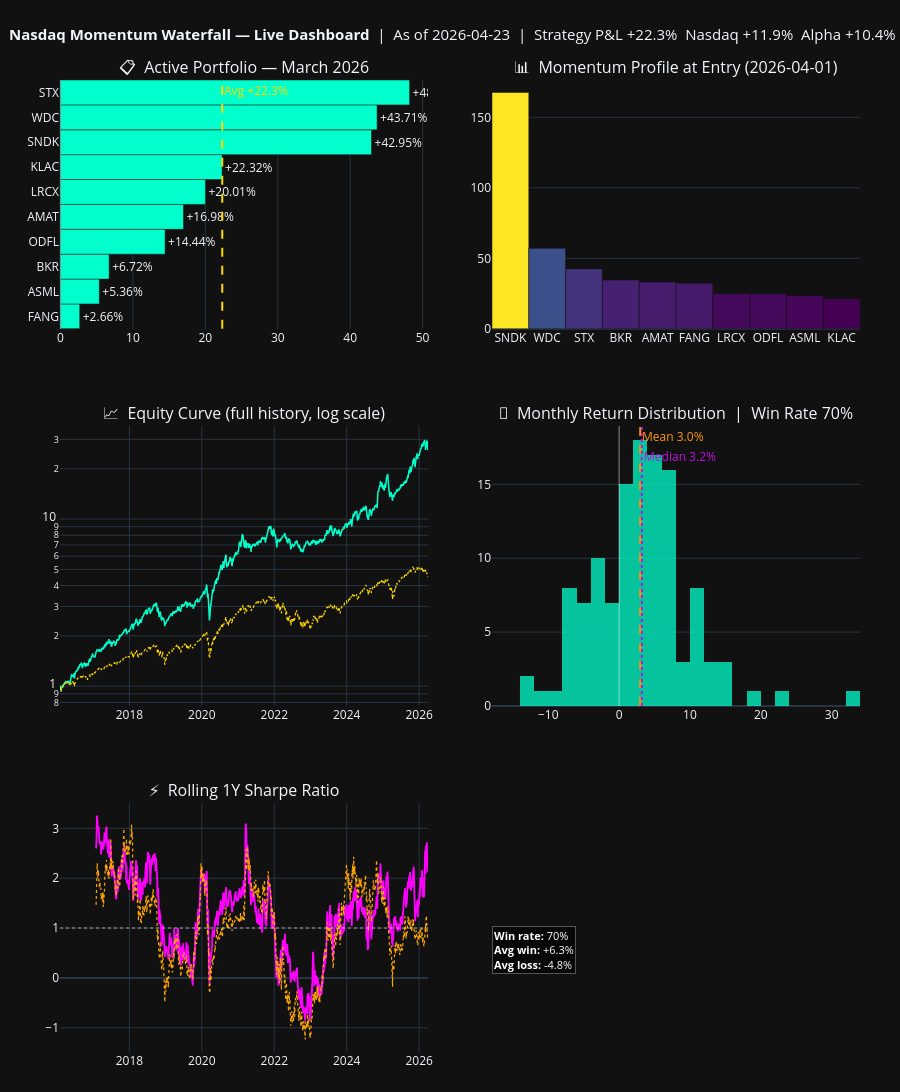

The notebook cell this image was saved under:
### Code cell
# ── 8d. Full interactive dashboard ───────────────────────────────────────
fig_dash = make_subplots(
    rows=3, cols=2,
    row_heights=[0.32, 0.36, 0.32],
    vertical_spacing=0.10,
    horizontal_spacing=0.08,
    subplot_titles=(
        f"📋  Active Portfolio — {current_month_name}",
        f"📊  Momentum Profile at Entry ({entry_date.date()})",
        "📈  Equity Curve (full history, log scale)",
        f"🎲  Monthly Return Distribution  |  Win Rate {win_rate:.0%}",
        "⚡  Rolling 1Y Sharpe Ratio",
        ""
    )
)

# ── Panel 1: P&L table (bar chart) ───────────────────────────────────────
tickers_sorted = pnl_pct.sort_values().index.tolist()
colors_bar     = ['crimson' if pnl_pct[t] < 0 else '#00FFCC' for t in tickers_sorted]

fig_dash.add_trace(go.Bar(
    x=[float(pnl_pct[t]) for t in tickers_sorted],
    y=tickers_sorted,
    orientation='h',
    marker_color=colors_bar,
    text=[f"{float(pnl_pct[t]):+.2f}%" for t in tickers_sorted],
    textposition='outside',
    name="P&L %"
), row=1, col=1)
fig_dash.add_vline(x=0, line_color="white", line_width=1, opacity=0.4, row=1, col=1)
fig_dash.add_vline(x=avg_pnl, line_dash="dash", line_color="#FFD700",
    annotation_text=f"Avg {avg_pnl:+.1f}%", annotation_font_color="#FFD700",
    row=1, col=1)

# ── Panel 2: Momentum profile ─────────────────────────────────────────────
mom_vals = (ret_3.loc[last_signal_date, active_tickers] * 100).sort_values(ascending=False)
fig_dash.add_trace(go.Bar(
    x=mom_vals.index.tolist(),
    y=mom_vals.values,
    marker=dict(color=mom_vals.values,
                colorscale='Viridis', showscale=False),
    name="3M Momentum %"
), row=1, col=2)

# ── Panel 3: Equity curve ─────────────────────────────────────────────────
fig_dash.add_trace(go.Scatter(
    x=cum_strat.index, y=cum_strat.values.flatten(),
    name="Strategy", line=dict(color='#00FFCC', width=1.5)
), row=2, col=1)
fig_dash.add_trace(go.Scatter(
    x=cum_ndq.index, y=cum_ndq.values.flatten(),
    name="Nasdaq", line=dict(color='#FFD700', dash='dot', width=1.2)
), row=2, col=1)
fig_dash.update_yaxes(type="log", row=2, col=1)

# ── Panel 4: Return distribution ──────────────────────────────────────────
fig_dash.add_trace(go.Histogram(
    x=monthly_ret_series,
    nbinsx=30,
    marker_color='#00FFCC',
    opacity=0.75,
    name="Monthly Returns"
), row=2, col=2)
fig_dash.add_vline(x=0, line_color="white", line_width=1,
    opacity=0.5, row=2, col=2)
fig_dash.add_vline(x=float(monthly_ret_series.mean()),
    line_dash="dash", line_color="#FF9900",
    annotation_text=f"Mean {monthly_ret_series.mean():.1f}%",
    annotation_font_color="#FF9900", row=2, col=2)
fig_dash.add_vline(x=float(monthly_ret_series.median()),
    line_dash="dot", line_color="#BD10E0",
    annotation_text=f"Median {monthly_ret_series.median():.1f}%",
    annotation_font_color="#BD10E0", annotation_yshift=-20, row=2, col=2)

# Annotation box: win/loss stats
fig_dash.add_annotation(
    xref="x4", yref="paper",
    x=monthly_ret_series.min() * 0.9,
    y=0.08,
    text=(f"<b>Win rate:</b> {win_rate:.0%}<br>"
          f"<b>Avg win:</b> +{avg_win:.1f}%<br>"
          f"<b>Avg loss:</b> {avg_loss:.1f}%"),
    showarrow=False,
    font=dict(color="white", size=11),
    bgcolor="rgba(0,0,0,0.6)",
    bordercolor="#555",
    align="left"
)

# ── Panel 5: Rolling Sharpe ────────────────────────────────────────────────
fig_dash.add_trace(go.Scatter(
    x=roll_sharpe.index, y=roll_sharpe,
    name="Strategy Sharpe", line=dict(color='magenta', width=1.8)
), row=3, col=1)
fig_dash.add_trace(go.Scatter(
    x=ndq_rs.index, y=ndq_rs,
    name="Nasdaq Sharpe", line=dict(color='orange', width=1.2, dash='dot')
), row=3, col=1)
fig_dash.add_hline(y=1, line_dash="dot", line_color="white",
    opacity=0.3, row=3, col=1)

# ── Layout ────────────────────────────────────────────────────────────────
fig_dash.update_layout(
    height=1100,
    template="plotly_dark",
    hovermode="x unified",
    showlegend=False,
    title=dict(
        text=(f"<b>Nasdaq Momentum Waterfall — Live Dashboard</b>  |  "
              f"As of {latest_date.date()}  |  "
              f"Strategy P&L {avg_pnl:+.1f}%  "
              f"Nasdaq {ndq_ret:+.1f}%  "
              f"Alpha {alpha:+.1f}%"),
        x=0.01, font=dict(size=15)
    ),
    margin=dict(t=80, b=40, l=60, r=40)
)

fig_dash.show()

### Figure 1 — Plotly figure (JSON) as saved in the notebook; plotly's stock layout.template omitted (floating-point values rounded to 4 significant figures; data arrays with more than 128 entries replaced by an {"elided": "..."} marker saying what was removed)
{"data": [{"marker": {"color": ["#00FFCC", "#00FFCC", "#00FFCC", "#00FFCC", "#00FFCC", "#00FFCC", "#00FFCC", "#00FFCC", "#00FFCC", "#00FFCC"]}, "name": "P&L %", "orientation": "h", "text": ["+2.66%", "+5.36%", "+6.72%", "+14.44%", "+16.98%", "+20.01%", "+22.32%", "+42.95%", "+43.71%", "+48.21%"], "textposition": "outside", "type": "bar", "x": [2.656, 5.363, 6.719, 14.44, 16.98, 20.01, 22.32, 42.95, 43.71, 48.21], "xaxis": "x", "y": ["FANG", "ASML", "BKR", "ODFL", "AMAT", "LRCX", "KLAC", "SNDK", "WDC", "STX"], "yaxis": "y"}, {"marker": {"color": [167.6, 57.09, 42.5, 34.56, 33.16, 32.36, 24.97, 24.79, 23.62, 21.34], "colorscale": [[0, "#440154"], [0.1111, "#482878"], [0.2222, "#3e4989"], [0.3333, "#31688e"], [0.4444, "#26828e"], [0.5556, "#1f9e89"], [0.6667, "#35b779"], [0.7778, "#6ece58"], [0.8889, "#b5de2b"], [1, "#fde725"]], "showscale": false}, "name": "3M Momentum %", "type": "bar", "x": ["SNDK", "WDC", "STX", "BKR", "AMAT", "FANG", "LRCX", "ODFL", "ASML", "KLAC"], "xaxis": "x2", "y": [167.6, 57.09, 42.5, 34.56, 33.16, 32.36, 24.97, 24.79, 23.62, 21.34], "yaxis": "y2"}, {"line": {"color": "#00FFCC", "width": 1.5}, "name": "Strategy", "type": "scatter", "x": {"elided": "2556 str values"}, "xaxis": "x3", "y": {"elided": "2556 float values"}, "yaxis": "y3"}, {"line": {"color": "#FFD700", "dash": "dot", "width": 1.2}, "name": "Nasdaq", "type": "scatter", "x": {"elided": "2556 str values"}, "xaxis": "x3", "y": {"elided": "2556 float values"}, "yaxis": "y3"}, {"marker": {"color": "#00FFCC"}, "name": "Monthly Returns", "nbinsx": 30, "opacity": 0.75, "type": "histogram", "x": [-0.665, 6.956, 0.3451, 9.134, 2.234, 7.46, 5.153, 2.268, -1.397, 6.32, 4.887, 5.42, 2.863, 2.917, 4.234, 4.135, -3.89, 4.609, 3.844, 5.522, 3.922, 0.8683, 0.3614, 10.37, 1.177, -0.5568, 2.733, 11.95, 0.4736, -0.3351, 11.75, 3.585, -12.83, -5.569, -7.049, 7.722, 5.046, 2.619, 3.549, -2.091, 7.939, 1.137, 0.4239, -2.205, 5.009, 1.348, 5.921, 3.852, -2.724, -11.55, 23.17, 14.31, 12.03, 11.5, 11.52, -6.232, -6.025, 14.73, 6.126, 7.543, 8.09, -7.292, 0.1139, 1.345, 0.7637, 1.64, 7.552, -4.457, 15.98, 3.385, -3.931, -13.35, 0.8959, 6.792, -3.619, -1.567, -8.678, 3.734, -4.439, -6.277, 7.99, 6.67, -4.76, 4.769, -2.587, 4.98, -0.9063, 6.349, 6.921, 7.023, -2.596, -5.939, -3.922, 11.5, 4.281, -0.05056, 5.834, 10.2, -7.358, 10.98, 1.17, -5.865, 5.041, 2.18, 4.717, 32.25, -3.607, 6.98, -7.496, -7.763, 3.682, 3.018, 8.226, 1.366, 3.001, 18.08, 13.5, 2.112, 4.36, 13.48, 6.061, -4.923], "xaxis": "x4", "yaxis": "y4"}, {"line": {"color": "magenta", "width": 1.8}, "name": "Strategy Sharpe", "type": "scatter", "x": {"elided": "2556 str values"}, "xaxis": "x5", "y": {"elided": "2556 float values"}, "yaxis": "y5"}, {"line": {"color": "orange", "dash": "dot", "width": 1.2}, "name": "Nasdaq Sharpe", "type": "scatter", "x": {"elided": "2556 str values"}, "xaxis": "x5", "y": {"elided": "2556 float values"}, "yaxis": "y5"}], "layout": {"annotations": [{"font": {"size": 16}, "showarrow": false, "text": "📋  Active Portfolio — March 2026", "x": 0.23, "xanchor": "center", "xref": "paper", "y": 1, "yanchor": "bottom", "yref": "paper"}, {"font": {"size": 16}, "showarrow": false, "text": "📊  Momentum Profile at Entry (2026-04-01)", "x": 0.77, "xanchor": "center", "xref": "paper", "y": 1, "yanchor": "bottom", "yref": "paper"}, {"font": {"size": 16}, "showarrow": false, "text": "📈  Equity Curve (full history, log scale)", "x": 0.23, "xanchor": "center", "xref": "paper", "y": 0.644, "yanchor": "bottom", "yref": "paper"}, {"font": {"size": 16}, "showarrow": false, "text": "🎲  Monthly Return Distribution  |  Win Rate 70%", "x": 0.77, "xanchor": "center", "xref": "paper", "y": 0.644, "yanchor": "bottom", "yref": "paper"}, {"font": {"size": 16}, "showarrow": false, "text": "⚡  Rolling 1Y Sharpe Ratio", "x": 0.23, "xanchor": "center", "xref": "paper", "y": 0.256, "yanchor": "bottom", "yref": "paper"}, {"font": {"color": "#FFD700"}, "showarrow": false, "text": "Avg +22.3%", "x": 22.33, "xanchor": "left", "xref": "x", "y": 1, "yanchor": "top", "yref": "y domain"}, {"font": {"color": "#FF9900"}, "showarrow": false, "text": "Mean 3.0%", "x": 2.979, "xanchor": "left", "xref": "x4", "y": 1, "yanchor": "top", "yref": "y4 domain"}, {"font": {"color": "#BD10E0"}, "showarrow": false, "text": "Median 3.2%", "x": 3.201, "xanchor": "left", "xref": "x4", "y": 1, "yanchor": "top", "yref": "y4 domain", "yshift": -20}, {"align": "left", "bgcolor": "rgba(0,0,0,0.6)", "bordercolor": "#555", "font": {"color": "white", "size": 11}, "showarrow": false, "text": "<b>Win rate:</b> 70%<br><b>Avg win:</b> +6.3%<br><b>Avg loss:</b> -4.8%", "x": -12.01, "xref": "x4", "y": 0.08, "yref": "paper"}], "height": 1100, "hovermode": "x unified", "margin": {"b": 40, "l": 60, "r": 40, "t": 80}, "shapes": [{"line": {"color": "white", "width": 1}, "opacity": 0.4, "type": "line", "x0": 0, "x1": 0, "xref": "x", "y0": 0, "y1": 1, "yref": "y domain"}, {"line": {"color": "#FFD700", "dash": "dash"}, "type": "line", "x0": 22.33, "x1": 22.33, "xref": "x", "y0": 0, "y1": 1, "yref": "y domain"}, {"line": {"color": "white", "width": 1}, "opacity": 0.5, "type": "line", "x0": 0, "x1": 0, "xref": "x4", "y0": 0, "y1": 1, "yref": "y4 domain"}, {"line": {"color": "#FF9900", "dash": "dash"}, "type": "line", "x0": 2.979, "x1": 2.979, "xref": "x4", "y0": 0, "y1": 1, "yref": "y4 domain"}, {"line": {"color": "#BD10E0", "dash": "dot"}, "type": "line", "x0": 3.201, "x1": 3.201, "xref": "x4", "y0": 0, "y1": 1, "yref": "y4 domain"}, {"line": {"color": "white", "dash": "dot"}, "opacity": 0.3, "type": "line", "x0": 0, "x1": 1, "xref": "x5 domain", "y0": 1, "y1": 1, "yref": "y5"}], "showlegend": false, "title": {"font": {"size": 15}, "text": "<b>Nasdaq Momentum Waterfall — Live Dashboard</b>  |  As of 2026-04-23  |  Strategy P&L +22.3%  Nasdaq +11.9%  Alpha +10.4%", "x": 0.01}, "xaxis": {"anchor": "y", "domain": [0, 0.46]}, "xaxis2": {"anchor": "y2", "domain": [0.54, 1]}, "xaxis3": {"anchor": "y3", "domain": [0, 0.46]}, "xaxis4": {"anchor": "y4", "domain": [0.54, 1]}, "xaxis5": {"anchor": "y5", "domain": [0, 0.46]}, "xaxis6": {"anchor": "y6", "domain": [0.54, 1]}, "yaxis": {"anchor": "x", "domain": [0.744, 1]}, "yaxis2": {"anchor": "x2", "domain": [0.744, 1]}, "yaxis3": {"anchor": "x3", "domain": [0.356, 0.644], "type": "log"}, "yaxis4": {"anchor": "x4", "domain": [0.356, 0.644]}, "yaxis5": {"anchor": "x5", "domain": [0, 0.256]}, "yaxis6": {"anchor": "x6", "domain": [0, 0.256]}}}
